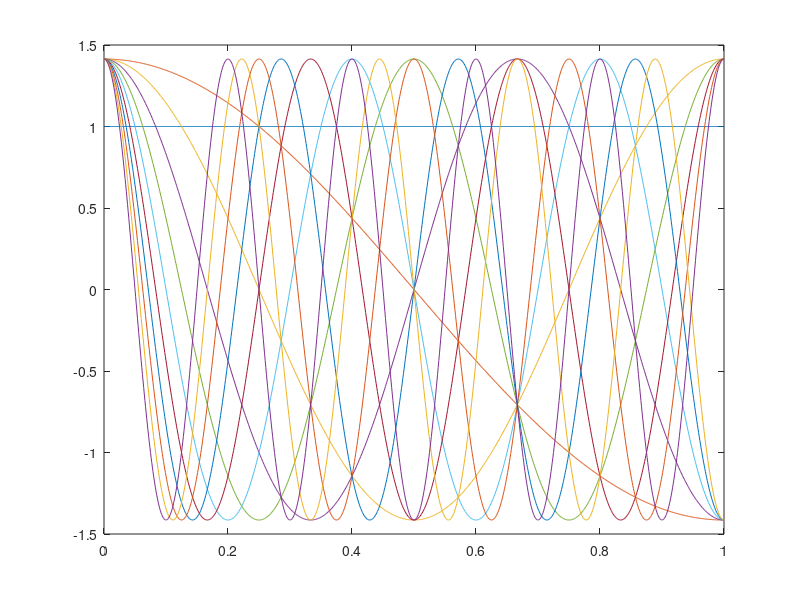

Reproduce this figure in MATLAB. (Note: this script raises an error after producing the figure.)
clc
clear
printfigure = 0;

Length = 1;  % length of the rod
Time = 0.05;  % duration
step_length = 0.001;
step_time = 0.0001;
x = 0 : step_length : Length;
t = 0 : step_time : Time;
N_length = length(x);
N_time = length(t);

k = 10;  % thermal conductivity in cm^2/100s

N = 10;  % order of eigen functions
lambda = 0 : pi / Length : N * pi / Length;  % frequence of eigen functions
f = zeros(N_time, N_length);  % temperature
f(1,:) = sin(x / Length * 2 * pi);
% f(1,:) = floor(x * 5) / 5;
phi = zeros(N + 1, N_length);  % eigen function
T = zeros(N + 1, N_time);  % weights

step_time_max = 2 / k / lambda(end)^2;
if step_time > step_time_max
    ['step_time should be under ',num2str(step_time_max)]
end


phi(1,:) = sqrt(1 / Length);
for i = 2 : N + 1
    for n = 1 : N_length
        phi(i, n) = sqrt(2 / Length) * cos(lambda(i) * x(n));
    end
end

for i = 1 : N + 1
    plot(0:step_length:Length,phi(i,:))
    hold on
end
setplt('Eigenfunctions','$x$','$value$','Eigenfunktionen',printfigure)

for i = 1 : N + 1
    T(i, 1) = 0;
    for n = 1 : N_length
        T(i, 1) = T(i, 1) + f(1, n) * phi(i, n) * step_length;
    end
end
for i = 1 : N + 1
    for n = 2 : N_time
        T(i, n) = (1 - step_time * k * lambda(i)^2)^n * T(i, 1);
    end
end
for n = 2 : N_time
    for i = 1 : N + 1
        f(n,:) = f(n,:) + T(i,n) * phi(i,:);
    end
end

% figure
% for n = 1 : 5 : N_time
%     plot(x, f(n,:))
%     ylim([-1 1])
%     set(gca,'Fontsize',20)
%     set(gca,'fontname','times new Roman')
%     T = title('Temperature Distribution','fontsize',40);
%     set(T,'Interpreter','latex')
%     T = xlabel('$x$','fontsize',30);
%     set(T,'Interpreter','latex')
%     T = ylabel('$T$','fontsize',30);
%     set(T,'Interpreter','latex')
%     set(gcf,'outerposition',get(0,'screensize'));
%     txt = ['$t = ',num2str((n-1)*step_time),'$'];
%     T = text(0.8,0.8,txt,'FontSize',30);
%     set(T,'Interpreter','latex')
%     drawnow
%     frame=getframe(gcf);
%     imind=frame2im(frame);
%     [imind,cm] = rgb2ind(imind,256);
% %     if n==1
% %          imwrite(imind,cm,'Temperature_Distribution.gif','gif', 'Loopcount',inf,'DelayTime',1e-6);
% %     else
% %          imwrite(imind,cm,'Temperature_Distribution.gif','gif','WriteMode','append','DelayTime',1e-6);
% %     end
% end

figure
[X, Y] = meshgrid(x, t);
mesh(X,Y,f)
setmesh('Tempreature Distribution','$x$','$t$','$T$','T-t-x',printfigure)
